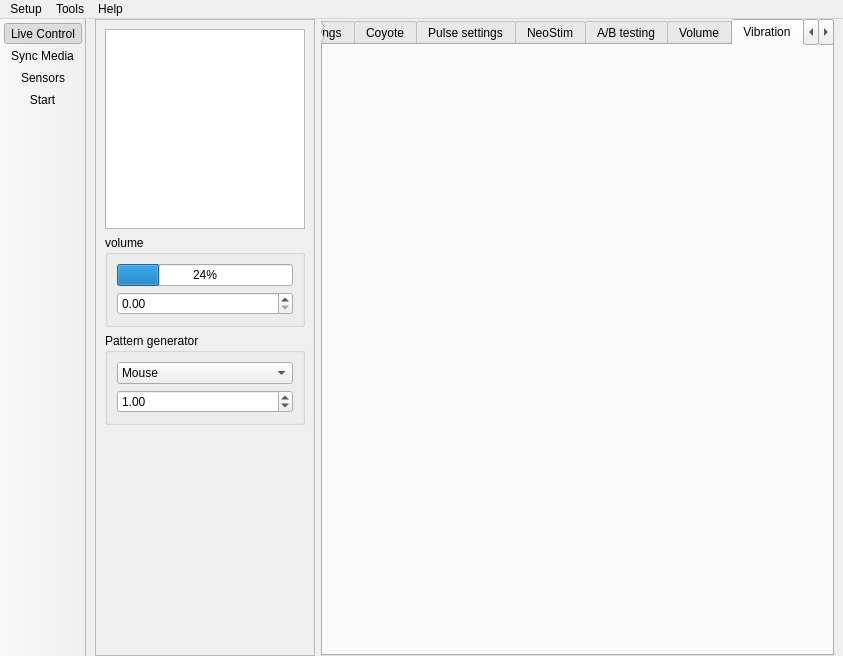
<?xml version="1.0" encoding="UTF-8"?>
<ui version="4.0">
 <class>MainWindow</class>
 <widget class="QMainWindow" name="MainWindow">
  <property name="geometry">
   <rect>
    <x>0</x>
    <y>0</y>
    <width>843</width>
    <height>656</height>
   </rect>
  </property>
  <property name="windowTitle">
   <string>restim</string>
  </property>
  <property name="windowIcon">
   <iconset resource="../resources/restim.qrc">
    <normaloff>:/restim/favicon.png</normaloff>:/restim/favicon.png</iconset>
  </property>
  <widget class="QWidget" name="centralwidget">
   <layout class="QHBoxLayout" name="horizontalLayout">
    <property name="leftMargin">
     <number>0</number>
    </property>
    <property name="topMargin">
     <number>0</number>
    </property>
    <property name="rightMargin">
     <number>0</number>
    </property>
    <property name="bottomMargin">
     <number>0</number>
    </property>
    <item>
     <widget class="QStackedWidget" name="stackedWidget">
      <property name="currentIndex">
       <number>0</number>
      </property>
      <widget class="QWidget" name="page_control">
       <layout class="QHBoxLayout" name="horizontalLayout_2">
        <property name="topMargin">
         <number>0</number>
        </property>
        <property name="bottomMargin">
         <number>0</number>
        </property>
        <item>
         <widget class="QFrame" name="left_frame">
          <property name="sizePolicy">
           <sizepolicy hsizetype="Fixed" vsizetype="Preferred">
            <horstretch>0</horstretch>
            <verstretch>0</verstretch>
           </sizepolicy>
          </property>
          <property name="frameShape">
           <enum>QFrame::Shape::StyledPanel</enum>
          </property>
          <property name="frameShadow">
           <enum>QFrame::Shadow::Raised</enum>
          </property>
          <layout class="QVBoxLayout" name="verticalLayout">
           <item>
            <widget class="QStackedWidget" name="stackedWidget_visual">
             <property name="sizePolicy">
              <sizepolicy hsizetype="Fixed" vsizetype="Fixed">
               <horstretch>0</horstretch>
               <verstretch>0</verstretch>
              </sizepolicy>
             </property>
             <property name="minimumSize">
              <size>
               <width>200</width>
               <height>200</height>
              </size>
             </property>
             <property name="maximumSize">
              <size>
               <width>200</width>
               <height>200</height>
              </size>
             </property>
             <property name="frameShape">
              <enum>QFrame::Shape::NoFrame</enum>
             </property>
             <property name="lineWidth">
              <number>0</number>
             </property>
             <property name="currentIndex">
              <number>1</number>
             </property>
             <widget class="QWidget" name="page_threephase">
              <widget class="ThreephaseWidgetAlphaBeta" name="graphicsView_threephase">
               <property name="geometry">
                <rect>
                 <x>0</x>
                 <y>0</y>
                 <width>200</width>
                 <height>200</height>
                </rect>
               </property>
               <property name="sizePolicy">
                <sizepolicy hsizetype="Fixed" vsizetype="Fixed">
                 <horstretch>0</horstretch>
                 <verstretch>0</verstretch>
                </sizepolicy>
               </property>
               <property name="minimumSize">
                <size>
                 <width>200</width>
                 <height>200</height>
                </size>
               </property>
               <property name="maximumSize">
                <size>
                 <width>200</width>
                 <height>200</height>
                </size>
               </property>
              </widget>
             </widget>
             <widget class="QWidget" name="page_fourphase">
              <widget class="FourphaseWidgetIndividualElectrodes" name="graphicsView_fourphase">
               <property name="geometry">
                <rect>
                 <x>0</x>
                 <y>0</y>
                 <width>200</width>
                 <height>200</height>
                </rect>
               </property>
              </widget>
             </widget>
            </widget>
           </item>
           <item>
            <widget class="QGroupBox" name="groupBox_volume">
             <property name="title">
              <string>volume</string>
             </property>
             <layout class="QVBoxLayout" name="verticalLayout_7">
              <item>
               <widget class="VolumeWidget" name="progressBar_volume">
                <property name="value">
                 <number>24</number>
                </property>
               </widget>
              </item>
              <item>
               <widget class="QDoubleSpinBox" name="doubleSpinBox_volume">
                <property name="keyboardTracking">
                 <bool>false</bool>
                </property>
                <property name="decimals">
                 <number>2</number>
                </property>
                <property name="maximum">
                 <double>100.000000000000000</double>
                </property>
                <property name="singleStep">
                 <double>0.100000000000000</double>
                </property>
               </widget>
              </item>
             </layout>
            </widget>
           </item>
           <item>
            <widget class="QGroupBox" name="groupBox_pattern">
             <property name="title">
              <string>Pattern generator</string>
             </property>
             <layout class="QVBoxLayout" name="verticalLayout_2">
              <item>
               <widget class="QComboBox" name="comboBox_patternSelect">
                <item>
                 <property name="text">
                  <string>Mouse</string>
                 </property>
                </item>
                <item>
                 <property name="text">
                  <string>Circle</string>
                 </property>
                </item>
                <item>
                 <property name="text">
                  <string>A</string>
                 </property>
                </item>
                <item>
                 <property name="text">
                  <string>B</string>
                 </property>
                </item>
                <item>
                 <property name="text">
                  <string>C</string>
                 </property>
                </item>
               </widget>
              </item>
              <item>
               <widget class="QDoubleSpinBox" name="doubleSpinBox">
                <property name="keyboardTracking">
                 <bool>false</bool>
                </property>
                <property name="singleStep">
                 <double>0.100000000000000</double>
                </property>
                <property name="value">
                 <double>1.000000000000000</double>
                </property>
               </widget>
              </item>
             </layout>
            </widget>
           </item>
           <item>
            <spacer name="verticalSpacer">
             <property name="orientation">
              <enum>Qt::Orientation::Vertical</enum>
             </property>
             <property name="sizeHint" stdset="0">
              <size>
               <width>20</width>
               <height>40</height>
              </size>
             </property>
            </spacer>
           </item>
          </layout>
         </widget>
        </item>
        <item>
         <widget class="QTabWidget" name="tabWidget">
          <property name="enabled">
           <bool>true</bool>
          </property>
          <property name="currentIndex">
           <number>8</number>
          </property>
          <widget class="ThreePhaseSettingsWidget" name="tab_threephase">
           <attribute name="title">
            <string>3-phase</string>
           </attribute>
          </widget>
          <widget class="FourPhaseSettingsWidget" name="tab_fourphase">
           <attribute name="title">
            <string>4-phase</string>
           </attribute>
          </widget>
          <widget class="CarrierSettingsWidget" name="tab_carrier">
           <attribute name="title">
            <string>Carrier settings</string>
           </attribute>
          </widget>
          <widget class="CoyoteSettingsWidget" name="tab_coyote">
           <attribute name="title">
            <string>Coyote</string>
           </attribute>
          </widget>
          <widget class="PulseSettingsWidget" name="tab_pulse_settings">
           <attribute name="title">
            <string>Pulse settings</string>
           </attribute>
          </widget>
          <widget class="NeoStimSettingsWidget" name="tab_neostim">
           <attribute name="title">
            <string>NeoStim</string>
           </attribute>
          </widget>
          <widget class="ABTestWidget" name="tab_a_b_testing">
           <attribute name="title">
            <string>A/B testing</string>
           </attribute>
          </widget>
          <widget class="VolumeControlWidget" name="tab_volume">
           <attribute name="title">
            <string>Volume</string>
           </attribute>
          </widget>
          <widget class="VibrationSettingsWidget" name="tab_vibrate">
           <attribute name="title">
            <string>Vibration</string>
           </attribute>
          </widget>
          <widget class="WaveformDetailsWidget" name="tab_details">
           <attribute name="title">
            <string>Details</string>
           </attribute>
          </widget>
         </widget>
        </item>
       </layout>
      </widget>
      <widget class="MediaSettingsWidget" name="page_media"/>
      <widget class="SensorsWidget" name="page_sensors"/>
     </widget>
    </item>
   </layout>
  </widget>
  <widget class="QMenuBar" name="menuBar">
   <property name="geometry">
    <rect>
     <x>0</x>
     <y>0</y>
     <width>843</width>
     <height>33</height>
    </rect>
   </property>
   <widget class="QMenu" name="menuSetup">
    <property name="title">
     <string>Setup</string>
    </property>
    <addaction name="actionDevice_selection_wizard"/>
    <addaction name="actionPreferences"/>
   </widget>
   <widget class="QMenu" name="menuTools">
    <property name="title">
     <string>Tools</string>
    </property>
    <addaction name="actionFunscript_conversion"/>
    <addaction name="actionSimfile_conversion"/>
    <addaction name="actionFunscript_decomposition"/>
    <addaction name="separator"/>
    <addaction name="actionFirmware_updater"/>
   </widget>
   <widget class="QMenu" name="menuHelp">
    <property name="title">
     <string>Help</string>
    </property>
    <addaction name="actionAbout"/>
   </widget>
   <addaction name="menuSetup"/>
   <addaction name="menuTools"/>
   <addaction name="menuHelp"/>
  </widget>
  <widget class="QToolBar" name="toolBar">
   <property name="windowTitle">
    <string>toolBar</string>
   </property>
   <property name="movable">
    <bool>false</bool>
   </property>
   <property name="iconSize">
    <size>
     <width>65</width>
     <height>48</height>
    </size>
   </property>
   <property name="toolButtonStyle">
    <enum>Qt::ToolButtonStyle::ToolButtonTextUnderIcon</enum>
   </property>
   <attribute name="toolBarArea">
    <enum>LeftToolBarArea</enum>
   </attribute>
   <attribute name="toolBarBreak">
    <bool>false</bool>
   </attribute>
   <addaction name="actionControl"/>
   <addaction name="actionMedia"/>
   <addaction name="actionSensors"/>
   <addaction name="actionStart"/>
  </widget>
  <action name="actionFunscript_conversion">
   <property name="text">
    <string>Funscript conversion (1d -&gt; 2d)</string>
   </property>
  </action>
  <action name="actionPreferences">
   <property name="text">
    <string>Preferences</string>
   </property>
  </action>
  <action name="actionDevice_selection_wizard">
   <property name="text">
    <string>Device selection</string>
   </property>
  </action>
  <action name="actionControl">
   <property name="checkable">
    <bool>true</bool>
   </property>
   <property name="checked">
    <bool>true</bool>
   </property>
   <property name="icon">
    <iconset resource="../resources/restim.qrc">
     <normaloff>:/restim/sliders_poly.svg</normaloff>:/restim/sliders_poly.svg</iconset>
   </property>
   <property name="text">
    <string>Live Control</string>
   </property>
   <property name="shortcut">
    <string>Ctrl+1</string>
   </property>
  </action>
  <action name="actionMedia">
   <property name="checkable">
    <bool>true</bool>
   </property>
   <property name="icon">
    <iconset resource="../resources/restim.qrc">
     <normaloff>:/restim/film-1_poly.svg</normaloff>:/restim/film-1_poly.svg</iconset>
   </property>
   <property name="text">
    <string>Sync Media</string>
   </property>
   <property name="shortcut">
    <string>Ctrl+2</string>
   </property>
  </action>
  <action name="actionDevice">
   <property name="checkable">
    <bool>true</bool>
   </property>
   <property name="icon">
    <iconset resource="../resources/restim.qrc">
     <normaloff>:/restim/plug-1_poly.svg</normaloff>:/restim/plug-1_poly.svg</iconset>
   </property>
   <property name="text">
    <string>Device</string>
   </property>
   <property name="shortcut">
    <string>Ctrl+3</string>
   </property>
  </action>
  <action name="actionStart">
   <property name="checkable">
    <bool>false</bool>
   </property>
   <property name="icon">
    <iconset resource="../resources/restim.qrc">
     <normaloff>:/restim/play_poly.svg</normaloff>:/restim/play_poly.svg</iconset>
   </property>
   <property name="text">
    <string>Start</string>
   </property>
  </action>
  <action name="actionLog">
   <property name="checkable">
    <bool>true</bool>
   </property>
   <property name="icon">
    <iconset resource="../resources/restim.qrc">
     <normaloff>:/restim/docs-1_poly.svg</normaloff>:/restim/docs-1_poly.svg</iconset>
   </property>
   <property name="text">
    <string>Log</string>
   </property>
   <property name="shortcut">
    <string>Ctrl+4</string>
   </property>
  </action>
  <action name="actionSimfile_conversion">
   <property name="text">
    <string>Simfile conversion</string>
   </property>
  </action>
  <action name="actionFunscript_decomposition">
   <property name="text">
    <string>Funscript decomposition</string>
   </property>
  </action>
  <action name="actionFirmware_updater">
   <property name="text">
    <string>Firmware updater</string>
   </property>
  </action>
  <action name="actionAbout">
   <property name="text">
    <string>About</string>
   </property>
  </action>
  <action name="actionSensors">
   <property name="checkable">
    <bool>true</bool>
   </property>
   <property name="icon">
    <iconset resource="../resources/restim.qrc">
     <normaloff>:/restim/activity-1_poly.svg</normaloff>:/restim/activity-1_poly.svg</iconset>
   </property>
   <property name="text">
    <string>Sensors</string>
   </property>
   <property name="shortcut">
    <string>Ctrl+3</string>
   </property>
  </action>
 </widget>
 <customwidgets>
  <customwidget>
   <class>CarrierSettingsWidget</class>
   <extends>QWidget</extends>
   <header>qt_ui/carrier_settings_widget.h</header>
   <container>1</container>
  </customwidget>
  <customwidget>
   <class>ThreephaseWidgetAlphaBeta</class>
   <extends>QGraphicsView</extends>
   <header>qt_ui/widgets/threephase_widget.h</header>
  </customwidget>
  <customwidget>
   <class>WaveformDetailsWidget</class>
   <extends>QWidget</extends>
   <header>qt_ui/waveform_details_widget.h</header>
   <container>1</container>
  </customwidget>
  <customwidget>
   <class>VolumeControlWidget</class>
   <extends>QWidget</extends>
   <header>qt_ui/volume_control_widget.h</header>
   <container>1</container>
  </customwidget>
  <customwidget>
   <class>VolumeWidget</class>
   <extends>QProgressBar</extends>
   <header>qt_ui/widgets/volume_widget.h</header>
  </customwidget>
  <customwidget>
   <class>ThreePhaseSettingsWidget</class>
   <extends>QWidget</extends>
   <header>qt_ui/three_phase_settings_widget.h</header>
   <container>1</container>
  </customwidget>
  <customwidget>
   <class>CoyoteSettingsWidget</class>
   <extends>QWidget</extends>
   <header>qt_ui/coyote_settings_widget.h</header>
   <container>1</container>
  </customwidget>
  <customwidget>
   <class>PulseSettingsWidget</class>
   <extends>QWidget</extends>
   <header>qt_ui/pulse_settings_widget.h</header>
   <container>1</container>
  </customwidget>
  <customwidget>
   <class>VibrationSettingsWidget</class>
   <extends>QWidget</extends>
   <header>qt_ui/vibration_settings_widget.h</header>
   <container>1</container>
  </customwidget>
  <customwidget>
   <class>MediaSettingsWidget</class>
   <extends>QWidget</extends>
   <header>qt_ui/media_settings_widget.h</header>
   <container>1</container>
  </customwidget>
  <customwidget>
   <class>ABTestWidget</class>
   <extends>QWidget</extends>
   <header>qt_ui/ab_test_widget.h</header>
   <container>1</container>
  </customwidget>
  <customwidget>
   <class>NeoStimSettingsWidget</class>
   <extends>QWidget</extends>
   <header>qt_ui/neostim_settings_widget.h</header>
   <container>1</container>
  </customwidget>
  <customwidget>
   <class>FourPhaseSettingsWidget</class>
   <extends>QWidget</extends>
   <header>qt_ui/four_phase_settings_widget.h</header>
   <container>1</container>
  </customwidget>
  <customwidget>
   <class>SensorsWidget</class>
   <extends>QWidget</extends>
   <header>qt_ui/sensors_widget.h</header>
   <container>1</container>
  </customwidget>
  <customwidget>
   <class>FourphaseWidgetIndividualElectrodes</class>
   <extends>QGraphicsView</extends>
   <header>qt_ui/widgets/fourphase_widget_individual_electrodes.h</header>
  </customwidget>
 </customwidgets>
 <resources>
  <include location="../resources/restim.qrc"/>
 </resources>
 <connections/>
</ui>
